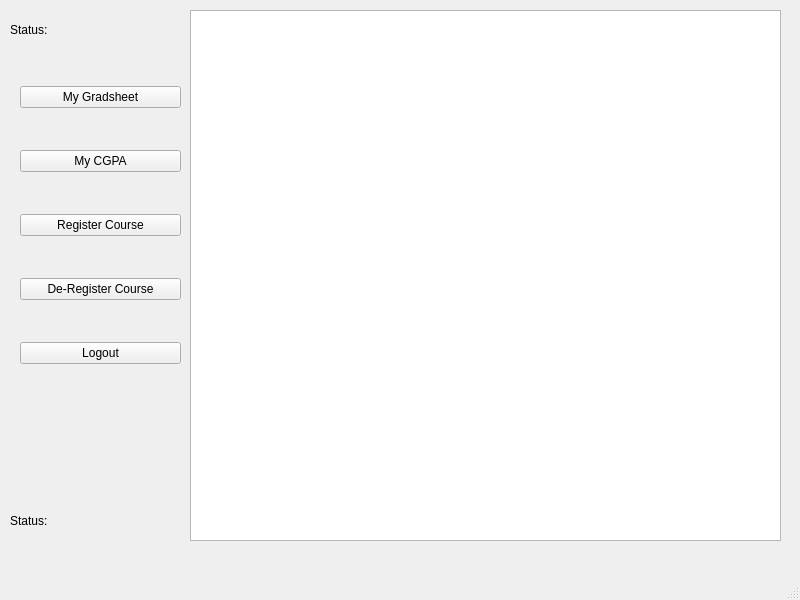
<?xml version="1.0" encoding="UTF-8"?>
<ui version="4.0">
 <class>StuMenu</class>
 <widget class="QMainWindow" name="StuMenu">
  <property name="geometry">
   <rect>
    <x>0</x>
    <y>0</y>
    <width>800</width>
    <height>600</height>
   </rect>
  </property>
  <property name="windowTitle">
   <string>MainWindow</string>
  </property>
  <widget class="QWidget" name="centralwidget">
   <widget class="QTableView" name="tableView">
    <property name="geometry">
     <rect>
      <x>190</x>
      <y>10</y>
      <width>591</width>
      <height>531</height>
     </rect>
    </property>
   </widget>
   <widget class="QLabel" name="label">
    <property name="geometry">
     <rect>
      <x>10</x>
      <y>510</y>
      <width>141</width>
      <height>21</height>
     </rect>
    </property>
    <property name="text">
     <string>Status:</string>
    </property>
   </widget>
   <widget class="QWidget" name="layoutWidget">
    <property name="geometry">
     <rect>
      <x>20</x>
      <y>50</y>
      <width>161</width>
      <height>351</height>
     </rect>
    </property>
    <layout class="QVBoxLayout" name="verticalLayout">
     <item>
      <widget class="QPushButton" name="pushButton">
       <property name="text">
        <string>My Gradsheet</string>
       </property>
      </widget>
     </item>
     <item>
      <widget class="QPushButton" name="pushButton_2">
       <property name="text">
        <string>My CGPA</string>
       </property>
      </widget>
     </item>
     <item>
      <widget class="QPushButton" name="pushButton_3">
       <property name="text">
        <string>Register Course</string>
       </property>
      </widget>
     </item>
     <item>
      <widget class="QPushButton" name="pushButton_4">
       <property name="text">
        <string>De-Register Course</string>
       </property>
      </widget>
     </item>
     <item>
      <widget class="QPushButton" name="pushButton_5">
       <property name="text">
        <string>Logout</string>
       </property>
      </widget>
     </item>
    </layout>
   </widget>
   <widget class="QLabel" name="label_2">
    <property name="geometry">
     <rect>
      <x>10</x>
      <y>20</y>
      <width>171</width>
      <height>19</height>
     </rect>
    </property>
    <property name="text">
     <string>Status:</string>
    </property>
   </widget>
  </widget>
  <widget class="QMenuBar" name="menubar">
   <property name="geometry">
    <rect>
     <x>0</x>
     <y>0</y>
     <width>800</width>
     <height>24</height>
    </rect>
   </property>
  </widget>
  <widget class="QStatusBar" name="statusbar"/>
 </widget>
 <resources/>
 <connections/>
</ui>
